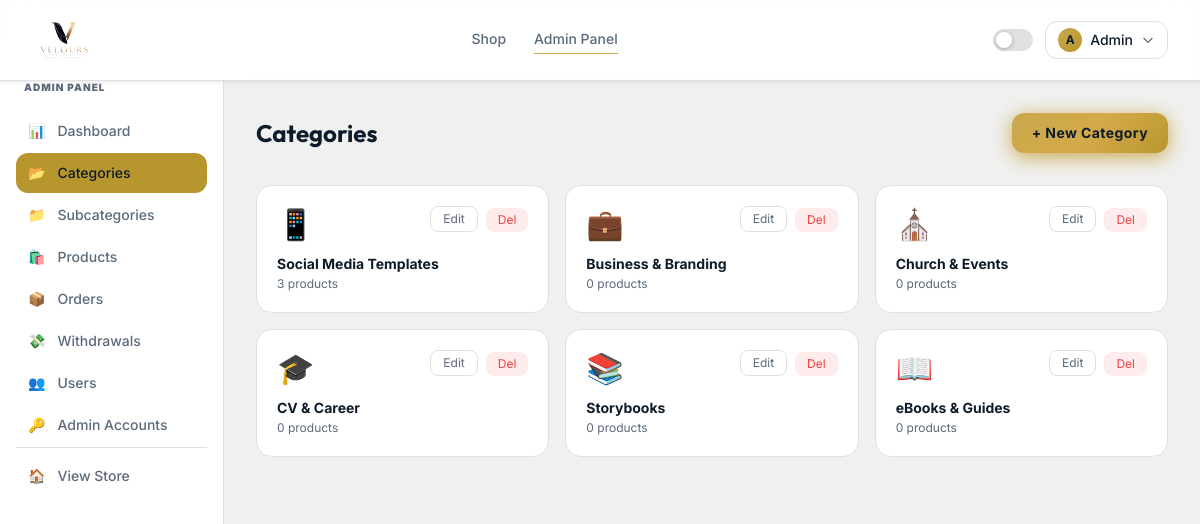
The app's page /admin/categories (signed in) with its own data.
### app/models.py (models this page shows, shortened)
class User(UserMixin, db.Model):
    __tablename__ = 'users'
    id = db.Column(db.Integer, primary_key=True)
    name = db.Column(db.String(100), nullable=False)
    email = db.Column(db.String(150), unique=True, nullable=False)
    phone = db.Column(db.String(20), nullable=True)
    password_hash = db.Column(db.String(255), nullable=False)
    is_admin = db.Column(db.Boolean, default=False)
    is_active = db.Column(db.Boolean, default=True)
    referral_code = db.Column(db.String(12), unique=True, nullable=True)
    referral_unlocked = db.Column(db.Boolean, default=False)
    referral_slots_total = db.Column(db.Integer, default=0)
    referral_slots_used = db.Column(db.Integer, default=0)
    referred_by_id = db.Column(db.Integer, db.ForeignKey('users.id'), nullable=True)
    wallet_balance = db.Column(db.Float, default=0.0)
    created_at = db.Column(db.DateTime, default=datetime.utcnow)
    orders = db.relationship('Order', backref='buyer', lazy=True, foreign_keys='Order.user_id')
    commissions = db.relationship('Commission', backref='earner', lazy=True, foreign_keys='Commission.referrer_id')
    referred_users = db.relationship('User', backref=db.backref('referred_by', remote_side=[id]), lazy=True)

class Category(db.Model):
    __tablename__ = 'categories'
    id = db.Column(db.Integer, primary_key=True)
    name = db.Column(db.String(100), nullable=False)
    slug = db.Column(db.String(100), unique=True, nullable=False)
    description = db.Column(db.Text, nullable=True)
    icon = db.Column(db.String(10), default='📦')
    cover_image = db.Column(db.String(300), nullable=True)  # folder cover image
    created_at = db.Column(db.DateTime, default=datetime.utcnow)
    subcategories = db.relationship('Subcategory', backref='category', lazy=True, cascade='all, delete-orphan')
    products = db.relationship('Product', backref='category', lazy=True)
    @property
    def cover(self):
        """Returns cover image or first subcategory cover or first product image"""
        if self.cover_image:
            return self.cover_image
        for sub in self.subcategories:
            if sub.cover_image:
                return sub.cover_image
            for p in sub.products:
                if p.preview_image:
                    return p.preview_image
        for p in self.products:
            if p.preview_image:
                return p.preview_image
        return None

### app/blueprints/admin.py (the view)
@admin_bp.route('/categories')
@admin_required
def categories():
    return render_template('admin/categories.html', categories=Category.query.all())

### app/blueprints/admin.py (called while the page is built)
def admin_required(f):
    @wraps(f)
    @login_required
    def decorated(*args, **kwargs):
        if not current_user.is_admin:
            flash('Admin access required.', 'error')
            return redirect(url_for('store.index'))
        return f(*args, **kwargs)
    return decorated

### app/templates/admin/categories.html (shortened to what this page needs)
{% extends 'admin/base_admin.html' %}
{% block admin_content %}
<div class="fade-in">
  <div class="flex justify-between items-center mb-8">
    <h1 class="font-display text-2xl font-bold" style="color:var(--text-primary)">Categories</h1>
    <a href="{{ url_for('admin.create_category') }}" class="btn-gold px-5 py-2.5 rounded-xl text-sm font-bold shadow-gold">+ New Category</a>
  </div>
  <div class="grid grid-cols-1 sm:grid-cols-2 md:grid-cols-3 gap-4">
    {% for cat in categories %}
    <div class="card rounded-2xl p-5 hover:border-gold-500/40 transition-colors">
      <div class="flex justify-between items-start mb-3">
        <span class="text-3xl">{{ cat.icon }}</span>
        <div class="flex gap-2">
          <a href="{{ url_for('admin.edit_category', id=cat.id) }}"
             class="text-xs card px-3 py-1 rounded-lg text-muted hover:text-gold-500 transition-colors">Edit</a>
          <form method="POST" action="{{ url_for('admin.delete_category', id=cat.id) }}"
                onsubmit="return confirm('Delete this category?')">
            <button class="text-xs bg-red-500/10 text-red-500 px-3 py-1 rounded-lg hover:bg-red-500/20 transition-colors">Del</button>
          </form>
        </div>
      </div>
      <h3 class="font-bold text-sm" style="color:var(--text-primary)">{{ cat.name }}</h3>
      <p class="text-xs text-muted mt-0.5">{{ cat.products|selectattr('is_active')|list|length }} products</p>
    </div>
    {% else %}
    <div class="col-span-3 text-center py-16 text-muted">
      No categories. <a href="{{ url_for('admin.create_category') }}" class="text-gold-500 hover:underline">Create one →</a>
    </div>
    {% endfor %}
  </div>
</div>
{% endblock %}

### app/templates/base.html (shortened to what this page needs)
<!DOCTYPE html>
<html lang="en" id="html-root" class="scroll-smooth">
<head>
  <script src="https://cdn.tailwindcss.com"></script>
</head>
<body>
<nav class="nav-bg sticky top-0 z-50 border-b border-themed">
  <div class="max-w-7xl mx-auto px-4 sm:px-6 lg:px-8">
    <div class="flex items-center justify-between h-20">
      <a href="{{ url_for('store.index') }}" class="flex items-center gap-2.5 group">
        <img src="{{ url_for('static', filename='img/logo.png') }}"
             alt="{{ APP_NAME }}"
             class="h-16 w-auto object-contain"
             onerror="this.style.display='none'; this.nextElementSibling.style.display='flex'"/>
      </a>
      <div class="hidden md:flex items-center gap-7">
        <a href="{{ url_for('store.shop') }}"
           class="nav-link text-sm font-medium text-muted hover:text-accent transition-colors pb-0.5
           {% if request.endpoint == 'store.shop' %}active{% endif %}">Shop</a>
        {% if current_user.is_authenticated %}
          {% if current_user.is_admin %}
          <a href="{{ url_for('admin.dashboard') }}"
             class="nav-link text-sm font-medium text-muted hover:text-accent transition-colors pb-0.5
             {% if request.endpoint and 'admin' in request.endpoint %}active{% endif %}">Admin Panel</a>
          {% else %}
          <a href="{{ url_for('dashboard.index') }}"
             class="nav-link text-sm font-medium text-muted hover:text-accent transition-colors pb-0.5
             {% if request.endpoint == 'dashboard.index' %}active{% endif %}">Dashboard</a>
          {% endif %}
        {% endif %}
      </div>
      <div class="flex items-center gap-3">
        <div id="theme-toggle" class="theme-pill" onclick="toggleTheme()" title="Toggle theme">
          <div class="theme-pill-dot"></div>
        </div>
        {% if current_user.is_authenticated %}
        <div class="relative" x-data="{ open:false }">
          <button @click="open=!open"
                  class="flex items-center gap-2 px-3 py-1.5 rounded-xl border border-themed hover:border-gold-400 transition-all"
                  style="border-color:var(--border)">
            <div class="w-6 h-6 rounded-full flex items-center justify-center"
                 style="background:linear-gradient(135deg,#C9A84C,#B8962E)">
              <span class="text-navy font-bold text-xs">{{ current_user.name[0].upper() }}</span>
            </div>
            <span class="text-sm font-medium hidden sm:block" style="color:var(--text-primary)">
              {{ current_user.name.split()[0] }}
            </span>
            <svg class="w-3.5 h-3.5 text-muted" fill="none" stroke="currentColor" viewBox="0 0 24 24">
              <path stroke-linecap="round" stroke-linejoin="round" stroke-width="2" d="M19 9l-7 7-7-7"/>
            </svg>
          </button>
        </div>
        {% else %}
        <a href="{{ url_for('auth.login') }}"
           class="text-sm font-medium text-muted hover:text-accent transition-colors">Sign in</a>
        <a href="{{ url_for('auth.register') }}"
           class="btn-gold px-4 py-2 rounded-xl text-sm">Join Free</a>
        {% endif %}
      </div>
    </div>
  </div>
</nav>
<main>{% block content %}{% endblock %}</main>
</body>
</html>

### app/templates/base.html (style rules this page uses)
:root { --bg-primary: #f0f0f0; --bg-card: #ffffff; --bg-nav: rgba(255,255,255,0.94); --border: #e0e0e0; --text-primary: #0D1B2A; --text-muted: #5a6a7a; --gold: #C9A84C; --gold-hover: #B8962E; --gold-glow: rgba(201,168,76,0.22); --nav-shadow: 0 1px 4px rgba(13,27,42,0.10); }
body { background-color: var(--bg-primary); color: var(--text-primary); font-family: 'Inter', sans-serif; transition: background-color 0.3s ease, color 0.3s ease; }
.card { background: var(--bg-card); border: 1px solid var(--border); }
.text-muted { color: var(--text-muted); }
.nav-bg { background: var(--bg-nav); box-shadow: var(--nav-shadow); backdrop-filter: blur(16px); -webkit-backdrop-filter: blur(16px); }
.border-themed { border-color: var(--border); }
.btn-gold { background: linear-gradient(135deg, #C9A84C 0%, #d4aa4a 50%, #B8962E 100%); color: #0D1B2A; font-weight: 600; letter-spacing: 0.03em; transition: all 0.25s ease; box-shadow: 0 2px 12px rgba(201,168,76,0.25); }
.fade-in { animation: fadeUp 0.38s cubic-bezier(0.22,1,0.36,1) both; }
.nav-link { position: relative; }
.nav-link::after { content:''; position:absolute; bottom:-3px; left:0; right:0; height:1.5px; background:var(--gold); transform:scaleX(0); transition:transform 0.2s ease; transform-origin:center; }
.nav-link:hover::after, .nav-link.active::after { transform:scaleX(1); }
.theme-pill { width:40px; height:22px; background:var(--border); border-radius:11px; position:relative; cursor:pointer; transition:background 0.3s; border:1px solid var(--border); }
.theme-pill-dot { width:16px; height:16px; background:#fff; border-radius:50%; position:absolute; top:2px; left:2px; transition:transform 0.3s; box-shadow:0 1px 4px rgba(0,0,0,0.25); }

### records on screen
User: name "A", name "Admin"
Category: icon "📱", name "Social Media Templates", products|selectattr "3"
Category: icon "💼", name "Business & Branding", products|selectattr "0"
Category: icon "⛪", name "Church & Events", products|selectattr "0"
Category: icon "🎓", name "CV & Career", products|selectattr "0"
Category: icon "📚", name "Storybooks", products|selectattr "0"
Category: icon "📖", name "eBooks & Guides", products|selectattr "0"

### other values on screen
{{ icon }} "📊" "📂" "📁" "🛍️" "📦" "💸" "👥" "🔑"
{{ label }} "Dashboard" "Categories" "Subcategories" "Products" "Orders" "Withdrawals" "Users" "Admin Accounts"
